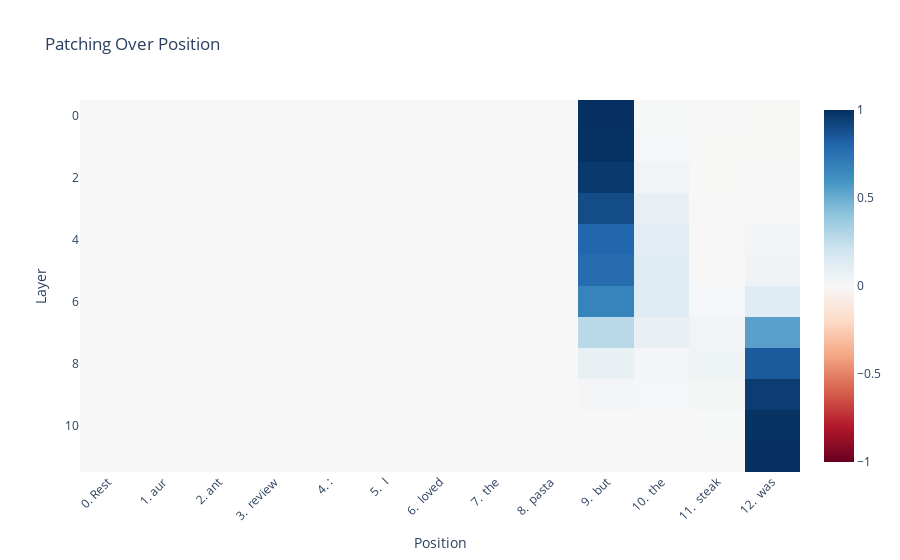

The code cell stored with this chart in its notebook:
### Code cell
from nnsight import util
from nnsight.tracing.Proxy import Proxy

patching_results = util.apply(patching_results, lambda x: x.value, Proxy)

token_labels = [f"{i}. {model.tokenizer.decode(clean_tokens[0][i])}" for i in range(len(clean_tokens[0]))]

fig = px.imshow(
    patching_results,
    color_continuous_scale="RdBu",
    color_continuous_midpoint=0.0,
    title="Patching Over Position",
    # replace x axis with tokens at position
    x=token_labels
)

fig.update_layout(
    # rotate x axis labels
    xaxis_tickangle=-45,
    xaxis_title="Position",
    yaxis_title="Layer"
)

fig.show()

### Figure 1 — Plotly figure (JSON) as saved in the notebook; plotly's stock layout.template omitted (floating-point values rounded to 4 significant figures; data arrays with more than 128 entries replaced by an {"elided": "..."} marker saying what was removed)
{"data": [{"coloraxis": "coloraxis", "hovertemplate": "x: %{x}<br>y: %{y}<br>color: %{z}<extra></extra>", "name": "0", "type": "heatmap", "x": ["0. Rest", "1. aur", "2. ant", "3.  review", "4. :", "5.  I", "6.  loved", "7.  the", "8.  pasta", "9.  but", "10.  the", "11.  steak", "12.  was"], "xaxis": "x", "yaxis": "y", "z": {"elided": "12x13 float values"}}], "layout": {"coloraxis": {"cmid": 0, "colorscale": [[0, "rgb(103,0,31)"], [0.1, "rgb(178,24,43)"], [0.2, "rgb(214,96,77)"], [0.3, "rgb(244,165,130)"], [0.4, "rgb(253,219,199)"], [0.5, "rgb(247,247,247)"], [0.6, "rgb(209,229,240)"], [0.7, "rgb(146,197,222)"], [0.8, "rgb(67,147,195)"], [0.9, "rgb(33,102,172)"], [1, "rgb(5,48,97)"]]}, "title": {"text": "Patching Over Position"}, "xaxis": {"anchor": "y", "constrain": "domain", "domain": [0, 1], "scaleanchor": "y", "tickangle": -45, "title": {"text": "Position"}}, "yaxis": {"anchor": "x", "autorange": "reversed", "constrain": "domain", "domain": [0, 1], "title": {"text": "Layer"}}}}
